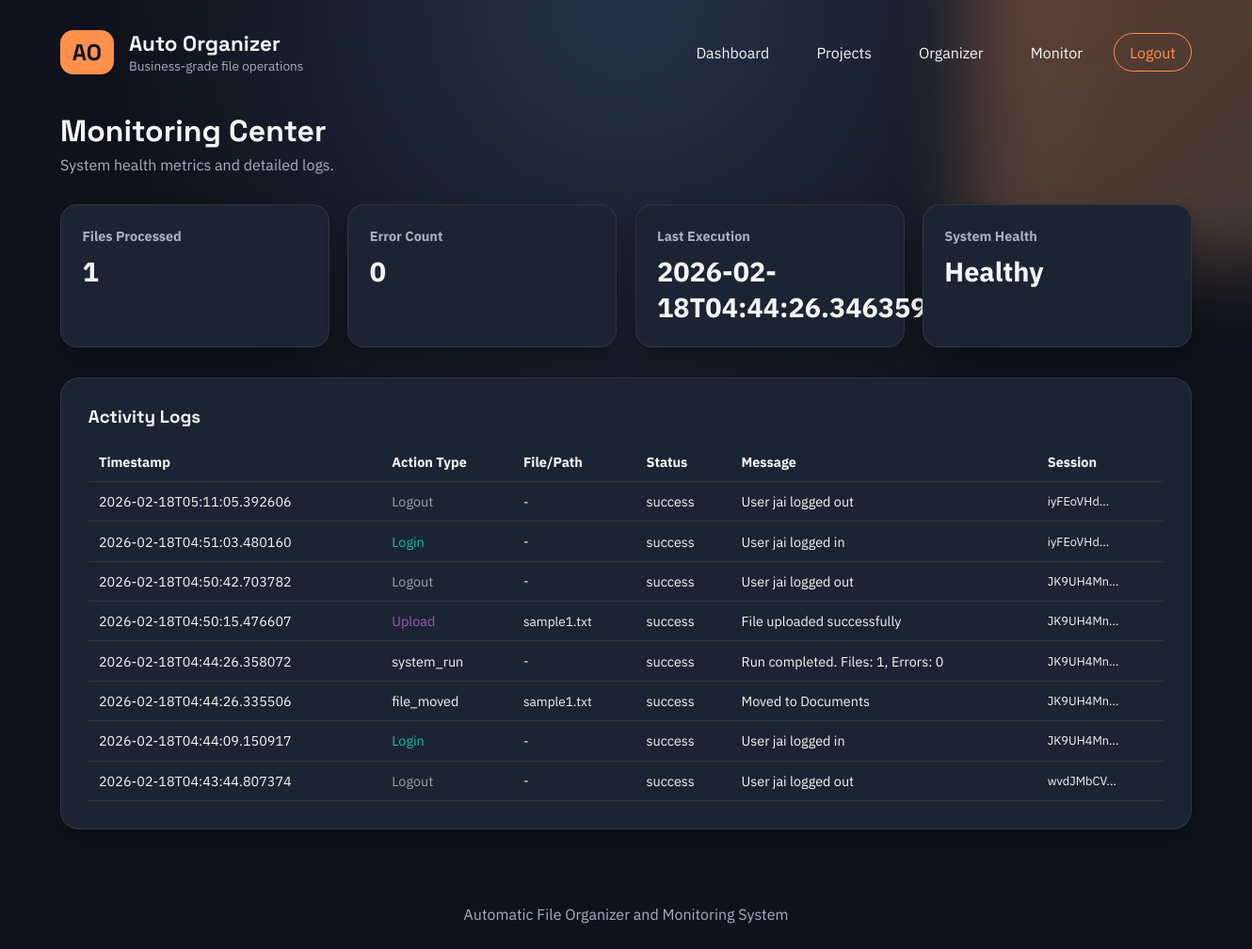
Screenshot of /logs (signed in) with the database file from the repository.
### tables this page shows
CREATE TABLE stats (
                    id INTEGER PRIMARY KEY AUTOINCREMENT,
                    total_files INTEGER NOT NULL,
                    total_errors INTEGER NOT NULL,
                    last_run TEXT NOT NULL,
                    session_id TEXT NOT NULL
                , username TEXT);

CREATE TABLE logs (
                    id INTEGER PRIMARY KEY AUTOINCREMENT,
                    action TEXT NOT NULL,
                    filename TEXT NOT NULL,
                    status TEXT NOT NULL,
                    message TEXT NOT NULL,
                    timestamp TEXT NOT NULL,
                    session_id TEXT NOT NULL
                , username TEXT);

### app.py (the view)
@app.route("/logs")
@login_required
def logs():
    session_id = ensure_session_id()
    username = session.get("username", "")
    stats = monitor.get_latest_stats(username, session_id)
    logs = db.get_recent_logs(username, limit=50)
    system_status = monitor.get_system_status(stats)
    return render_template(
        "logs.html",
        logs=logs,
        stats=stats,
        system_status=system_status,
        session_id=session_id,
    )

### app.py (called while the page is built)
def login_required(view_func):
    @wraps(view_func)
    def wrapper(*args, **kwargs):
        if "user_id" not in session:
            return redirect(url_for("login"))
        return view_func(*args, **kwargs)
    return wrapper

def ensure_session_id():
    if "session_id" not in session:
        session["session_id"] = "".join(random.choices(string.ascii_letters + string.digits, k=12))
    return session["session_id"]

### database_manager.py (called while the page is built)
    def _connect(self):
        conn = sqlite3.connect(self.db_path)
        conn.row_factory = sqlite3.Row
        return conn

    def get_recent_logs(self, username, limit=20):
        with self._connect() as conn:
            cursor = conn.cursor()
            cursor.execute(
                "SELECT * FROM logs WHERE username = ? ORDER BY id DESC LIMIT ?",
                (username, limit),
            )
            rows = cursor.fetchall()
            return [dict(row) for row in rows]

    def get_latest_stats(self, username):
        with self._connect() as conn:
            cursor = conn.cursor()
            cursor.execute(
                """
                SELECT * FROM stats
                WHERE username = ?
                ORDER BY id DESC
                LIMIT 1
                """,
                (username,),
            )
            row = cursor.fetchone()
            return dict(row) if row else None

### system_monitor.py (called while the page is built, shortened)
    def get_latest_stats(self, username, session_id):
        stats = self.db.get_latest_stats(username)
        return stats

    def get_system_status(self, stats):
        if not stats:
            return "Unknown"
        if stats["total_errors"] == 0:
            return "Healthy"
        if stats["total_errors"] < 3:
            return "Degraded"
        return "Attention Required"

### templates/logs.html
{% extends "base.html" %}
{% block content %}
<section class="page-header">
    <h2>Monitoring Center</h2>
    <p>System health metrics and detailed logs.</p>
</section>
<section class="stats-grid">
    <div class="stat-card">
        <h3>Files Processed</h3>
        <p class="stat-value">{{ stats.total_files }}</p>
    </div>
    <div class="stat-card">
        <h3>Error Count</h3>
        <p class="stat-value">{{ stats.total_errors }}</p>
    </div>
    <div class="stat-card">
        <h3>Last Execution</h3>
        <p class="stat-value">{{ stats.last_run }}</p>
    </div>
    <div class="stat-card">
        <h3>System Health</h3>
        <p class="stat-value">{{ system_status }}</p>
    </div>
</section>
<section class="panel">
    <h3>Activity Logs</h3>
    <div class="table-wrapper">
        <table>
            <thead>
                <tr>
                    <th>Timestamp</th>
                    <th>Action Type</th>
                    <th>File/Path</th>
                    <th>Status</th>
                    <th>Message</th>
                    <th>Session</th>
                </tr>
            </thead>
            <tbody>
                {% for log in logs %}
                <tr>
                    <td>{{ log.timestamp }}</td>
                    <td>
                        {% if log.action == 'file_created' %}
                            <span style="color: #2ecc71;">● Created</span>
                        {% elif log.action == 'file_deleted' %}
                            <span style="color: #e74c3c;">● Deleted</span>
                        {% elif log.action == 'file_modified' %}
                            <span style="color: #f39c12;">● Modified</span>
                        {% elif log.action == 'file_renamed' %}
                            <span style="color: #3498db;">● Renamed/Moved</span>
                        {% elif log.action == 'upload' %}
                            <span style="color: #9b59b6;">Upload</span>
                        {% elif log.action == 'delete' %}
                            <span style="color: #e74c3c;">Delete</span>
                        {% elif log.action == 'login' %}
                            <span style="color: #1abc9c;">Login</span>
                        {% elif log.action == 'logout' %}
                            <span style="color: #95a5a6;">Logout</span>
                        {% else %}
                            {{ log.action }}
                        {% endif %}
                    </td>
                    <td style="font-size: 0.85rem;">{{ log.filename }}</td>
                    <td>{{ log.status }}</td>
                    <td>{{ log.message }}</td>
                    <td style="font-size: 0.8rem;">{{ log.session_id[:8] }}...</td>
                </tr>
                {% else %}
                <tr>
                    <td colspan="6">No activity logged.</td>
                </tr>
                {% endfor %}
            </tbody>
        </table>
    </div>
</section>
{% endblock %}

### static/styles.css (style rules this page uses)
:root { --bg-dark: #0f121a; --bg-soft: #161c27; --bg-card: #1c2433; --accent: #ff914d; --accent-soft: #ffd1b0; --text-main: #f6f6f6; --text-muted: #a5b0c4; --border: rgba(255, 255, 255, 0.08); }
* { box-sizing: border-box; margin: 0; padding: 0; }
body { font-family: "IBM Plex Sans", sans-serif; background: radial-gradient(circle at top, #26324a 0%, var(--bg-dark) 45%); color: var(--text-main); min-height: 100vh; position: relative; overflow-x: hidden; }
.page-header { margin-bottom: 2rem; }
.page-header h2 { font-family: "Space Grotesk", sans-serif; font-size: 2rem; }
.page-header p { color: var(--text-muted); margin-top: 0.4rem; }
.stats-grid { display: grid; grid-template-columns: repeat(auto-fit, minmax(200px, 1fr)); gap: 1.2rem; margin-bottom: 2rem; }
.stat-card { background: var(--bg-card); padding: 1.4rem; border-radius: 18px; border: 1px solid var(--border); box-shadow: 0 12px 24px rgba(0, 0, 0, 0.25); }
.stat-card h3 { font-size: 0.9rem; color: var(--text-muted); margin-bottom: 0.6rem; }
.stat-value { font-size: 1.8rem; font-weight: 700; }
.panel { background: var(--bg-card); padding: 1.8rem; border-radius: 20px; border: 1px solid var(--border); box-shadow: 0 12px 20px rgba(0, 0, 0, 0.2); }
.panel h3 { font-family: "Space Grotesk", sans-serif; margin-bottom: 1rem; }
.table-wrapper { overflow-x: auto; }
.table-wrapper table { width: 100%; border-collapse: collapse; font-size: 0.9rem; }
.table-wrapper th, .table-wrapper td { text-align: left; padding: 0.7rem; border-bottom: 1px solid var(--border); }

### rows the page displays
stats: total_files "1", total_errors "0", last_run "2026-02-18T04:44:26.346359"
logs: timestamp "2026-02-18T05:11:05.392606", action "Logout", filename "-", status "success", message "User jai logged out", session_id "iyFEoVHd"
logs: timestamp "2026-02-18T04:51:03.480160", action "Login", filename "-", status "success", message "User jai logged in", session_id "iyFEoVHd"
logs: timestamp "2026-02-18T04:50:42.703782", action "Logout", filename "-", status "success", message "User jai logged out", session_id "JK9UH4Mn"
logs: timestamp "2026-02-18T04:50:15.476607", action "Upload", filename "sample1.txt", status "success", message "File uploaded successfully", session_id "JK9UH4Mn"
logs: timestamp "2026-02-18T04:44:26.358072", action "system_run", filename "-", status "success", message "Run completed. Files: 1, Errors: 0", session_id "JK9UH4Mn"
logs: timestamp "2026-02-18T04:44:26.335506", action "file_moved", filename "sample1.txt", status "success", message "Moved to Documents", session_id "JK9UH4Mn"
logs: timestamp "2026-02-18T04:44:09.150917", action "Login", filename "-", status "success", message "User jai logged in", session_id "JK9UH4Mn"
logs: timestamp "2026-02-18T04:43:44.807374", action "Logout", filename "-", status "success", message "User jai logged out", session_id "wvdJMbCV"

### other values shown
{{ system_status }} "Healthy"
